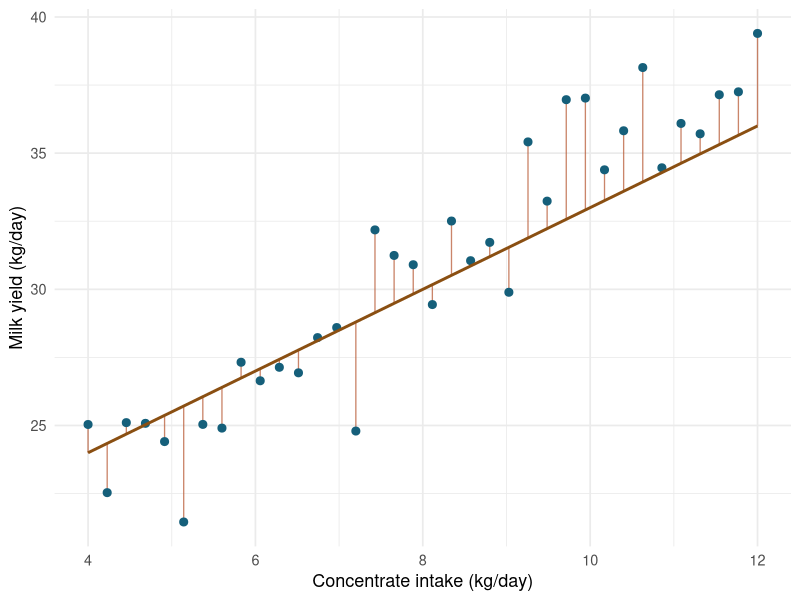
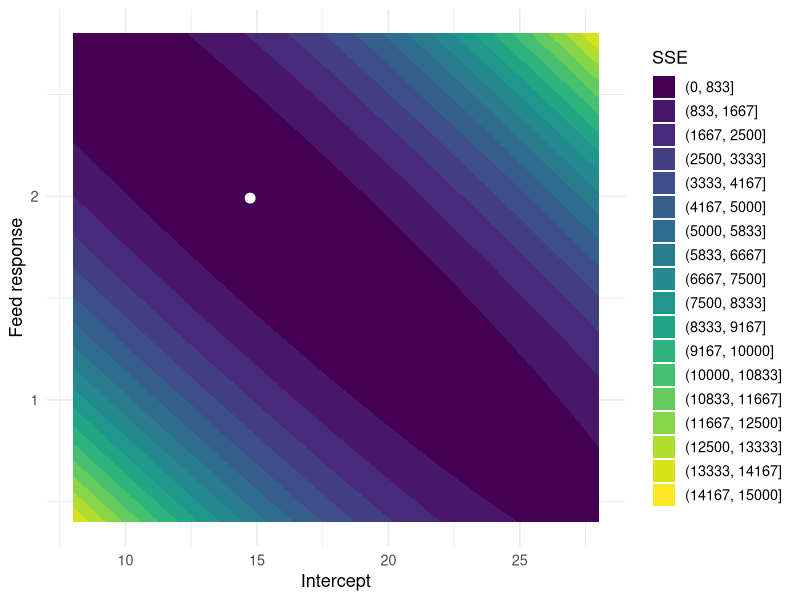
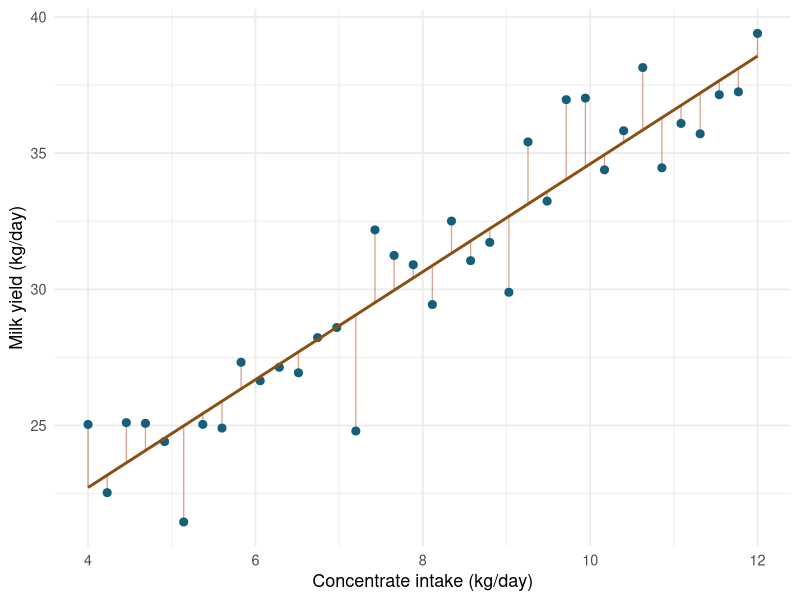
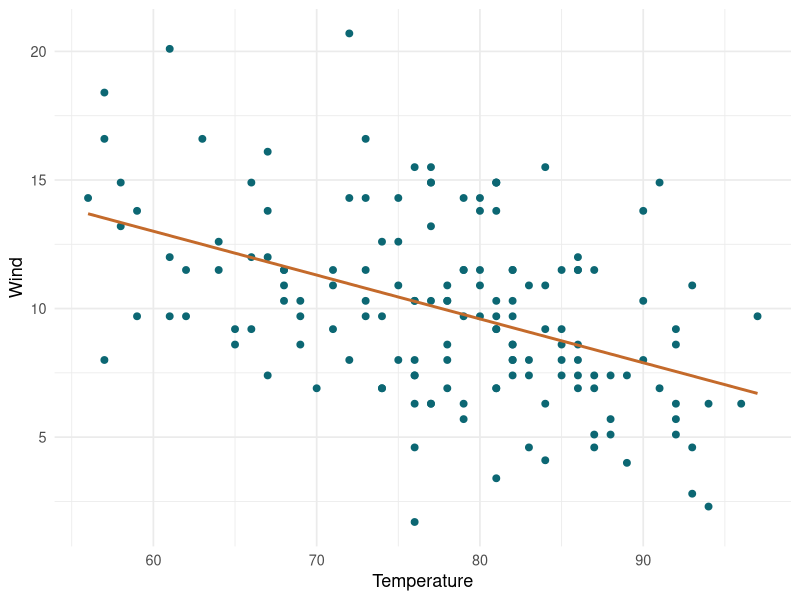
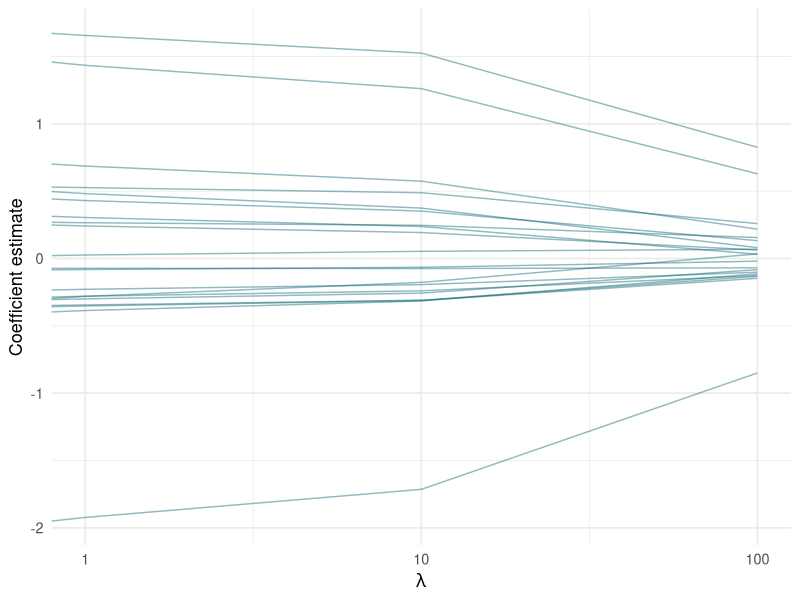

R code for these plots, in order:
## ---- chunk 1
#| include: false
library(ggplot2)
library(knitr)

theme_set(theme_minimal(base_size = 13))
## ---- chunk 2
set.seed(2026)

milk_data <- data.frame(
  feed_kg = seq(4, 12, length.out = 36)
)

milk_data$milk_kg <- 17.5 + 1.65 * milk_data$feed_kg +
  rnorm(nrow(milk_data), sd = 1.8)

kable(head(milk_data), digits = 2)
## ---- chunk 3
candidate_beta <- c(intercept = 18, slope = 1.5)

milk_data$candidate_pred <- candidate_beta["intercept"] +
  candidate_beta["slope"] * milk_data$feed_kg

ggplot(milk_data, aes(feed_kg, milk_kg)) +
  geom_segment(
    aes(xend = feed_kg, yend = candidate_pred),
    color = "#b85c38",
    linewidth = 0.45,
    alpha = 0.75
  ) +
  geom_point(size = 2.4, color = "#155f7a") +
  geom_line(aes(y = candidate_pred), color = "#8a4f12", linewidth = 1) +
  labs(
    x = "Concentrate intake (kg/day)",
    y = "Milk yield (kg/day)"
  )
## ---- chunk 4
sse_feed_model <- function(par, data) {
  beta_0 <- par[1]
  beta_1 <- par[2]

  y_hat <- beta_0 + beta_1 * data$feed_kg
  sum((data$milk_kg - y_hat)^2)
}

sse_feed_model(candidate_beta, milk_data)
## ---- chunk 5
loss_grid <- expand.grid(
  intercept = seq(8, 28, length.out = 90),
  slope = seq(0.4, 2.8, length.out = 90)
)

loss_grid$sse <- mapply(
  FUN = function(intercept, slope) sse_feed_model(c(intercept, slope), milk_data),
  intercept = loss_grid$intercept,
  slope = loss_grid$slope
)

best_grid <- loss_grid[which.min(loss_grid$sse), ]

kable(best_grid, digits = 3)
## ---- chunk 6
ggplot(loss_grid, aes(intercept, slope, z = sse)) +
  geom_contour_filled(bins = 18) +
  geom_point(
    data = best_grid,
    aes(intercept, slope),
    inherit.aes = FALSE,
    color = "white",
    size = 3
  ) +
  labs(
    x = "Intercept",
    y = "Feed response",
    fill = "SSE"
  )
## ---- chunk 7
fit_optim <- optim(
  par = c(15, 1),
  fn = sse_feed_model,
  data = milk_data,
  method = "BFGS"
)

coef_optim <- setNames(fit_optim$par, c("intercept", "slope"))

kable(
  data.frame(
    parameter = names(coef_optim),
    estimate = as.numeric(coef_optim)
  ),
  digits = 4
)
## ---- chunk 8
milk_data$optim_pred <- coef_optim["intercept"] + coef_optim["slope"] * milk_data$feed_kg

ggplot(milk_data, aes(feed_kg, milk_kg)) +
  geom_segment(
    aes(xend = feed_kg, yend = optim_pred),
    color = "#b85c38",
    linewidth = 0.45,
    alpha = 0.55
  ) +
  geom_point(size = 2.4, color = "#155f7a") +
  geom_line(aes(y = optim_pred), color = "#8a4f12", linewidth = 1) +
  labs(
    x = "Concentrate intake (kg/day)",
    y = "Milk yield (kg/day)"
  )
## ---- chunk 9
fit_bounded <- optim(
  par = c(15, 1),
  fn = sse_feed_model,
  data = milk_data,
  method = "L-BFGS-B",
  lower = c(-Inf, 0),
  upper = c(Inf, 4)
)

kable(
  data.frame(
    parameter = c("intercept", "slope"),
    unconstrained = coef_optim,
    bounded = fit_bounded$par
  ),
  digits = 4
)
## ---- chunk 10
fit_too_tight <- optim(
  par = c(15, 1),
  fn = sse_feed_model,
  data = milk_data,
  method = "L-BFGS-B",
  lower = c(-Inf, 0),
  upper = c(Inf, 1)
)

kable(
  data.frame(
    parameter = c("intercept", "slope"),
    unconstrained = coef_optim,
    too_tight = fit_too_tight$par
  ),
  digits = 4
)
## ---- chunk 11
y_feed <- milk_data$milk_kg
X_feed <- model.matrix(~ feed_kg, data = milk_data)

kable(head(X_feed), digits = 2)
## ---- chunk 12
beta_closed <- solve(t(X_feed) %*% X_feed, t(X_feed) %*% y_feed)
coef_lm <- coef(lm(milk_kg ~ feed_kg, data = milk_data))

comparison <- data.frame(
  method = c("optim", "closed form", "lm"),
  intercept = c(coef_optim["intercept"], beta_closed[1, 1], coef_lm[[1]]),
  slope = c(coef_optim["slope"], beta_closed[2, 1], coef_lm[["feed_kg"]])
)

kable(comparison, digits = 4)
## ---- chunk 13
X_mean <- matrix(1, nrow = length(y_feed), ncol = 1)
colnames(X_mean) <- "Intercept"

beta_mean <- solve(t(X_mean) %*% X_mean, t(X_mean) %*% y_feed)

kable(
  data.frame(
    estimate = as.numeric(beta_mean),
    empirical_mean = mean(y_feed)
  ),
  digits = 3
)
## ---- chunk 14
data(airquality)

dat <- na.omit(airquality[, c("Wind", "Temp", "Month")])
y <- dat$Wind
X_temp <- model.matrix(~ Temp, data = dat)

beta_temp <- solve(t(X_temp) %*% X_temp, t(X_temp) %*% y)

kable(
  data.frame(
    parameter = rownames(beta_temp),
    estimate = as.numeric(beta_temp)
  ),
  digits = 3
)
## ---- chunk 15
dat$pred_lm <- drop(X_temp %*% beta_temp)

ggplot(dat, aes(Temp, Wind)) +
  geom_point(color = "#0c6773", size = 2) +
  geom_line(aes(y = pred_lm), color = "#c46a2b", linewidth = 1) +
  labs(x = "Temperature", y = "Wind")
## ---- chunk 16
X_multi <- model.matrix(~ Temp + Month, data = dat)
beta_multi <- solve(t(X_multi) %*% X_multi, t(X_multi) %*% y)

kable(
  data.frame(parameter = rownames(beta_multi), estimate = as.numeric(beta_multi)),
  digits = 3
)
## ---- chunk 17
set.seed(2026)
n <- 80
p <- 20
X <- matrix(rnorm(n * p), nrow = n, ncol = p)
beta_true <- c(2.5, -2, 1.2, rep(0, p - 3))
y_ridge <- 12 + X %*% beta_true + rnorm(n, sd = 3)

X_scaled <- scale(X)
X_ridge <- cbind(Intercept = 1, X_scaled)

ridge_fit <- function(lambda, X, y) {
  penalty <- diag(ncol(X))
  penalty[1, 1] <- 0
  solve(t(X) %*% X + lambda * penalty, t(X) %*% y)
}

lambdas <- c(0, 1, 10, 100)
ridge_out <- do.call(
  rbind,
  lapply(lambdas, function(lambda) {
    beta <- ridge_fit(lambda, X_ridge, y_ridge)
    data.frame(lambda = lambda, coefficient = seq_along(beta) - 1, estimate = as.numeric(beta))
  })
)

ggplot(subset(ridge_out, coefficient > 0), aes(lambda, estimate, group = coefficient)) +
  geom_line(alpha = 0.45, color = "#0c6773") +
  scale_x_log10(breaks = lambdas[-1]) +
  labs(x = expression(lambda), y = "Coefficient estimate")
## ---- chunk 18
set.seed(2026)

n_animals <- 12
records_per_animal <- 2
animal_id <- factor(rep(seq_len(n_animals), each = records_per_animal))

true_u <- rnorm(n_animals, mean = 0, sd = 2.0)
animal_y <- 30 + true_u[animal_id] + rnorm(length(animal_id), sd = 3.0)

X_animal <- matrix(1, nrow = length(animal_y), ncol = 1)
Z_animal <- model.matrix(~ animal_id - 1)
lambda <- 3.0^2 / 2.0^2

lhs <- rbind(
  cbind(t(X_animal) %*% X_animal, t(X_animal) %*% Z_animal),
  cbind(t(Z_animal) %*% X_animal, t(Z_animal) %*% Z_animal + lambda * diag(n_animals))
)

rhs <- rbind(t(X_animal) %*% animal_y, t(Z_animal) %*% animal_y)
solution <- solve(lhs, rhs)

animal_model_example <- data.frame(
  animal = seq_len(n_animals),
  true_effect = true_u,
  blup = solution[-1, 1]
)

kable(head(animal_model_example), digits = 3)
